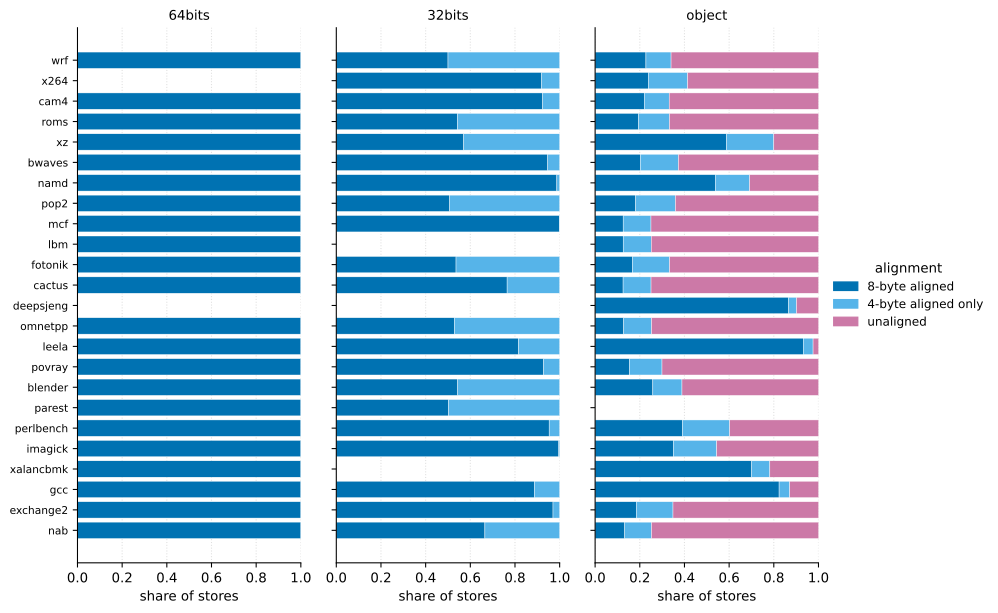

Write Python code to recreate this figure.
#!/usr/bin/env python3
"""Figure 6 — alignment shares per bench × alloc_type.

100% stacked horizontal bars over the disjoint partition aligned_8B /
aligned_4B_only / unaligned, faceted by alloc_type. Tells compression-
scheme designers what alignment they can assume.
"""
from pathlib import Path

import matplotlib.pyplot as plt
import pandas as pd

HERE    = Path(__file__).resolve().parent
RESULTS = HERE.parent / "results"
OUT     = HERE / "fig6_alignment.svg"

CATEGORIES = [
    ("aligned_8B",      "8-byte aligned",      "#0072B2"),
    ("aligned_4B_only", "4-byte aligned only", "#56B4E9"),
    ("unaligned",       "unaligned",           "#CC79A7"),
]
ORDER = ["64bits", "32bits", "object"]


def main() -> None:
    df = pd.read_csv(RESULTS / "06_alignment.csv")
    for col, _, _ in CATEGORIES:
        df[f"{col}_frac"] = df[col] / df["total"].clip(lower=1)

    bench_order = (df.groupby("bench")["total"].sum()
                     .sort_values().index.tolist())

    fig, axes = plt.subplots(1, len(ORDER), figsize=(10.5, 6.5),
                              sharey=True)
    for ax, atype in zip(axes, ORDER):
        sub = (df[df.alloc_type == atype]
               .set_index("bench").reindex(bench_order))
        y    = range(len(sub))
        left = [0.0] * len(sub)
        for col, _, color in CATEGORIES:
            vals = sub[f"{col}_frac"].fillna(0).to_numpy()
            ax.barh(y, vals, left=left, color=color,
                    edgecolor="white", linewidth=0.3)
            left = [l + v for l, v in zip(left, vals)]
        ax.set_xlim(0, 1)
        ax.set_title(atype, fontsize=10)
        ax.set_xlabel("share of stores")
        ax.set_yticks(list(y))
        ax.set_yticklabels(sub.index, fontsize=8)
        for spine in ("top", "right"):
            ax.spines[spine].set_visible(False)
        ax.grid(axis="x", linestyle=":", alpha=0.4)
        ax.set_axisbelow(True)

    handles = [plt.Rectangle((0, 0), 1, 1, color=color, label=desc)
               for _, desc, color in CATEGORIES]
    axes[-1].legend(handles=handles, loc="center left",
                    bbox_to_anchor=(1.02, 0.5),
                    frameon=False, fontsize=9, title="alignment")
    fig.tight_layout()
    fig.savefig(OUT, format="svg", bbox_inches="tight")
    print(f"wrote {OUT}")


if __name__ == "__main__":
    main()
